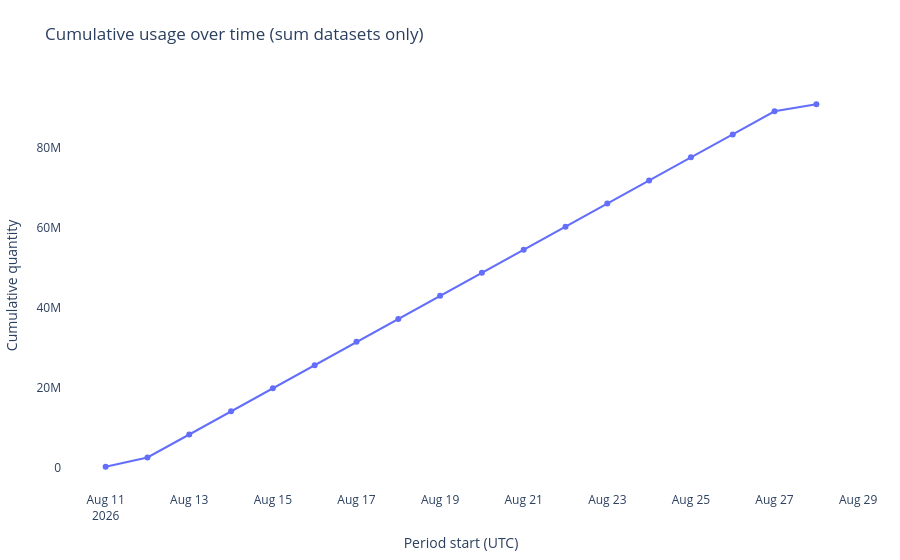

Notebook cell for this chart:
### Markdown cell above
### Chart Guide

**Purpose:** Shows the total accumulated consumption from the start of the window to each point
in time — the running bill or running usage counter.

**Chart Attributes**

| | |
|---|---|
| **Chart type** | Line chart (monotonically increasing for sum metrics) |
| **X axis** | Period start timestamp |
| **Y axis** | Running total (cumulative sum of period quantities) |

**Insights:** A steep slope means rapid consumption. A flat segment means no usage was recorded
in that interval — either genuinely zero activity or a reporting gap.
> Only available for `transform=sum` metrics. Other transforms are skipped.

### Code cell
if fig_54 is not None:
    fig_54.show()

### Figure 1 — Plotly figure (JSON) as saved in the notebook; plotly's stock layout.template omitted (floating-point values rounded to 4 significant figures)
{"data": [{"hovertemplate": "%{x|%b %d %H:%M}<br>cumulative: %{y:.3f}<extra></extra>", "mode": "lines+markers", "name": "api_calls · sum · 24h", "type": "scatter", "x": ["2026-08-11T00:00:00.000", "2026-08-12T00:00:00.000", "2026-08-13T00:00:00.000", "2026-08-14T00:00:00.000", "2026-08-15T00:00:00.000", "2026-08-16T00:00:00.000", "2026-08-17T00:00:00.000", "2026-08-18T00:00:00.000", "2026-08-19T00:00:00.000", "2026-08-20T00:00:00.000", "2026-08-21T00:00:00.000", "2026-08-22T00:00:00.000", "2026-08-23T00:00:00.000", "2026-08-24T00:00:00.000", "2026-08-25T00:00:00.000", "2026-08-26T00:00:00.000", "2026-08-27T00:00:00.000", "2026-08-28T00:00:00.000"], "y": [291215, 2589998, 8328819, 14110303, 19865791, 25635455, 31451521, 37183065, 42932575, 48721063, 54459818, 60196918, 65980202, 71739198, 77524160, 83244629, 89013454, 90751862]}], "layout": {"hovermode": "x unified", "margin": {"b": 60, "l": 60, "r": 40, "t": 80}, "plot_bgcolor": "white", "title": {"text": "Cumulative usage over time (sum datasets only)"}, "xaxis": {"title": {"text": "Period start (UTC)"}}, "yaxis": {"title": {"text": "Cumulative quantity"}}}}
